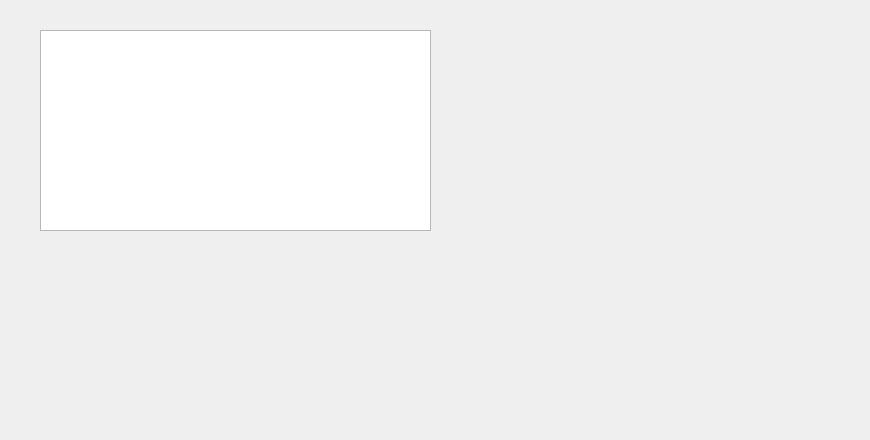
<?xml version="1.0" encoding="UTF-8"?>
<ui version="4.0">
 <class>FormTable</class>
 <widget class="QWidget" name="FormTable">
  <property name="geometry">
   <rect>
    <x>0</x>
    <y>0</y>
    <width>870</width>
    <height>440</height>
   </rect>
  </property>
  <property name="windowTitle">
   <string>Form</string>
  </property>
  <widget class="QTableView" name="tableView">
   <property name="geometry">
    <rect>
     <x>40</x>
     <y>30</y>
     <width>391</width>
     <height>201</height>
    </rect>
   </property>
  </widget>
  <widget class="QWidget" name="verticalLayoutWidget">
   <property name="geometry">
    <rect>
     <x>450</x>
     <y>20</y>
     <width>191</width>
     <height>341</height>
    </rect>
   </property>
   <layout class="QVBoxLayout" name="verticalLayout"/>
  </widget>
  <widget class="QWidget" name="verticalLayoutWidget_2">
   <property name="geometry">
    <rect>
     <x>660</x>
     <y>10</y>
     <width>201</width>
     <height>381</height>
    </rect>
   </property>
   <layout class="QVBoxLayout" name="verticalLayout_2"/>
  </widget>
  <widget class="QWidget" name="verticalLayoutWidget_3">
   <property name="geometry">
    <rect>
     <x>120</x>
     <y>260</y>
     <width>241</width>
     <height>91</height>
    </rect>
   </property>
   <layout class="QVBoxLayout" name="verticalLayout_3"/>
  </widget>
 </widget>
 <resources/>
 <connections/>
</ui>
